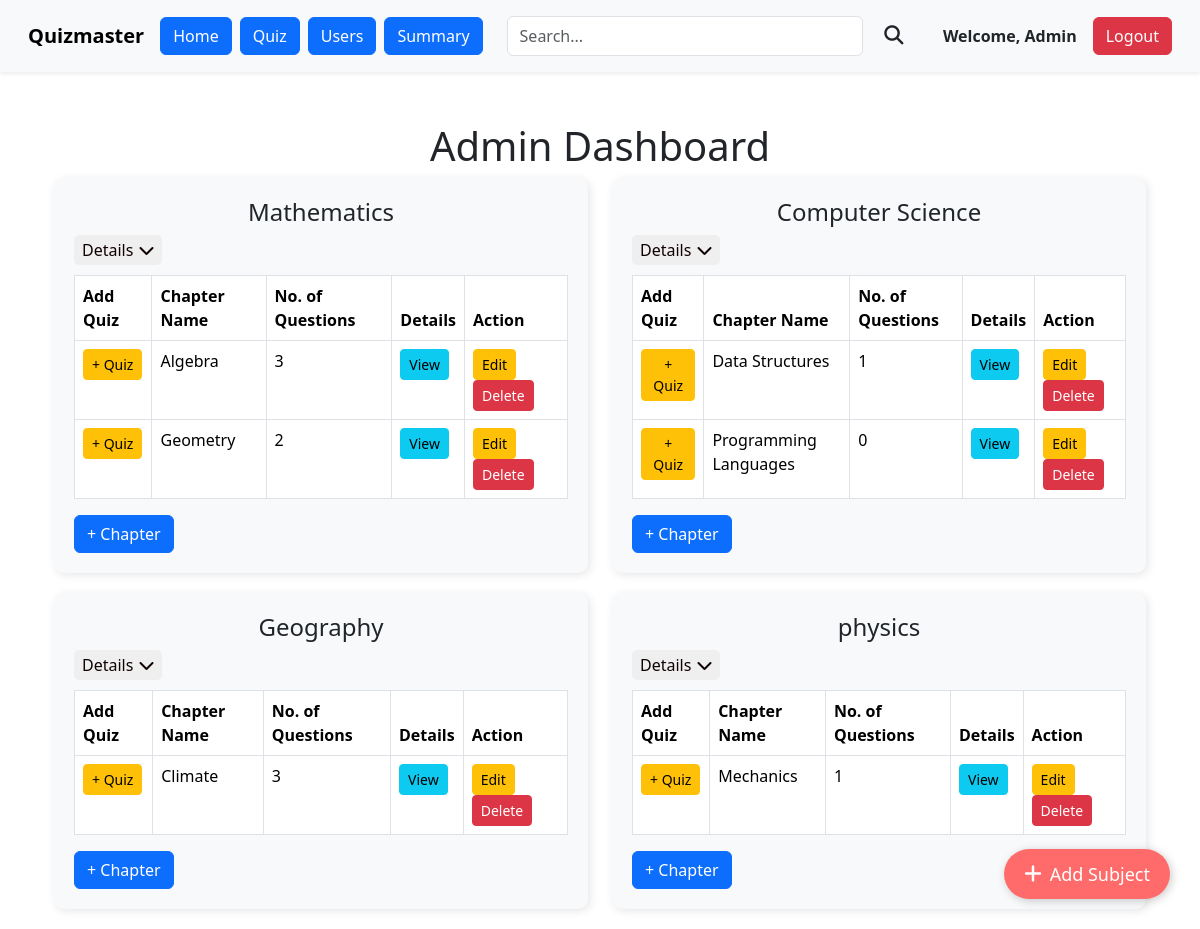
The app's page /admin/dashboard (signed in) with its own data.
### models.py (models this page shows)
class Subject(db.Model):
    id=db.Column(db.Integer, primary_key=True)
    name=db.Column(db.String(32), unique=True)
    Description=db.Column(db.String(256), nullable=False)
    category=db.Column(db.String(32), nullable=True)
    chapters = db.relationship('Chapter', backref='subject', lazy=True)
    quizzes = db.relationship('Quiz', backref='subject', lazy=True)

class Chapter(db.Model):
    id=db.Column(db.Integer, primary_key=True)
    name=db.Column(db.String(32), unique=True)
    Description=db.Column(db.String(256), nullable=True)
    no_of_questions=db.Column(db.Integer, nullable=True)
    subject_id=db.Column(db.Integer, db.ForeignKey('subject.id'), nullable=False)
    quizzes = db.relationship('Quiz', backref='chapter', lazy=True)
    questions = db.relationship('Questions', backref='chapter', lazy=True)

### routes.py (the view)
@app.route('/admin/dashboard')
@admin_required
@auth_required
def admin_dashboard():
    subjects = Subject.query.all()
    chapters = Chapter.query.all()
    for chapter in chapters:
        question_count = Questions.query.filter(Questions.chapter_id == chapter.id).count()
        chapter.no_of_questions = question_count
    db.session.commit()
    if not subjects:
        flash('No subjects found, click + to add subjects')
    return render_template('/admin/admin_dashboard.html', subjects=subjects, chapters=chapters)

### routes.py (called while the page is built)
def auth_required(f):
    @wraps(f)
    def inner(*args, **kwargs):
        if 'user_id' not in session:
            flash('please login to continue')
            return redirect(url_for('login'))
        return f(*args, **kwargs)
    return inner

def admin_required(f):
    @wraps(f)
    def inner(*args, **kwargs):
        if 'user_id' not in session:
            flash('please login to continue')
            return redirect(url_for('login'))
        user=User.query.get(session['user_id'])
        if user.is_admin!=True:
            flash('You are not authorized to view this page')
            return redirect(url_for('index'))
        return f(*args, **kwargs)
    return inner

### templates/admin/admin_dashboard.html (shortened to what this page needs)
{% extends 'admin/admin_layout.html' %}
{% block content %}
<div class="container">
    <h1>Admin Dashboard</h1>
    <div class="row">
        {% for subject in subjects %}
        <div class="col-md-6">
            <div class="subject-tile">
                <h4>{{ subject.name }}</h4>
                <button class="details-btn" onclick="toggleDetails(this)">
                    Details <i class="fas fa-chevron-down"></i>
                </button>
                <table class="table table-bordered">
                    <thead>
                        <tr>
                            <th>Add Quiz</th>
                            <th>Chapter Name</th>
                            <th>No. of Questions</th>
                            <th>Details</th>
                            <th>Action</th>
                        </tr>
                    </thead>
                    <tbody>
                        {% for chapter in subject.chapters %}
                        <tr>
                            <td><a href="{{ url_for('add_quiz', chapter_id = chapter.id) }}" class="btn btn-sm btn-warning">+ Quiz</a></td>
                            <td>{{ chapter.name }}</td>
                            <td>{{ chapter.no_of_questions }}</td>
                            <td> <a href="{{ url_for('view_chapter', chapter_id = chapter.id) }}" class="btn btn-sm btn-info">View</a></td>
                            <td>
                                <a href="{{ url_for('edit_chapter', chapter_id = chapter.id) }}" class="btn btn-sm btn-warning">Edit</a>
                                <form action="{{ url_for('delete_chapter', chapter_id=chapter.id) }}" method="POST" style="display: inline;">
                                  <button type="submit" class="btn btn-sm btn-danger">Delete</button>
                                </form>
                            </td>
                        </tr>
                        {% endfor %}
                    </tbody>
                </table>
                    <a href="/admin/manage_chapter/{{ subject.id }}" class="btn btn-primary" id="chapter_btn">+ Chapter</a>
            </div>
        </div>
        {% endfor %}
    </div>
</div>
<a href="{{ url_for('add_subject') }}" class="add-subject-btn d-flex align-items-center">
    <i class="fas fa-plus me-2"></i> Add Subject
</a>
{% endblock %}

### templates/admin/admin_dashboard.html (style rules this page uses)
h1 { text-align: center; color: #321710; font-size: 3rem; margin-bottom: 20px; }
.subject-tile { background: #f8f9fa; border-radius: 10px; padding: 20px; box-shadow: 2px 2px 10px rgba(0, 0, 0, 0.1); margin-bottom: 20px; }
.add-subject-btn { width: 50px; height: 50px; border-radius: 50%; background-color: #ff6b6b; color: white; font-size: 24px; display: flex; align-items: center; justify-content: center; position: fixed; bottom: 30px; right: 30px; box-shadow: 2px 2px 10px rgba(0, 0, 0, 0.2); cursor: pointer; }
h4 { color: #321710; font-size: 1.5rem; margin-bottom: 20px; text-align: center; }
.details-btn { color: rgb(17, 2, 2); border: none; padding: 3px 8px; border-radius: 5px; cursor: pointer; display: flex; align-items: center; justify-content: center; margin-bottom: 10px; }
.details-btn i { margin-left: 5px; }
.container { margin-top: 50px; max-width: 1200px; min-width: 1000px; }
.row { display: flex; flex-wrap: wrap; justify-content: center; }
.add-subject-btn { width: auto; height: 50px; border-radius: 25px; background-color: #ff6b6b; color: white; font-size: 18px; display: flex; align-items: center; justify-content: center; position: fixed; bottom: 30px; right: 30px; padding: 0 20px; box-shadow: 2px 2px 10px rgba(0, 0, 0, 0.2); cursor: pointer; text-decoration: none; transition: background-color 0.3s ease, transform 0.2s ease; }
.add-subject-btn i { font-size: 20px; }

### records on screen
Subject: name "Mathematics"
Chapter: name "Algebra", no_of_questions "3"
Chapter: name "Geometry", no_of_questions "2"
Subject: name "Computer Science"
Chapter: name "Data Structures", no_of_questions "1"
Chapter: name "Programming Languages", no_of_questions "0"
Subject: name "Geography"
Chapter: name "Climate", no_of_questions "3"
Subject: name "physics"
Chapter: name "Mechanics", no_of_questions "1"
